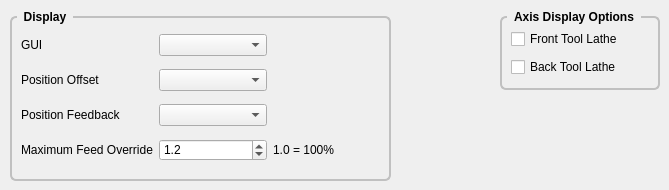
      <widget class="QWidget" name="display">
       <attribute name="title">
        <string>Display</string>
       </attribute>
       <widget class="QGroupBox" name="gridGroupBox">
        <property name="geometry">
         <rect>
          <x>500</x>
          <y>10</y>
          <width>160</width>
          <height>80</height>
         </rect>
        </property>
        <property name="styleSheet">
         <string notr="true">QGroupBox {
    font: bold;
    border: 2px solid silver;
    border-radius: 6px;
    margin-top: 6px;
}

QGroupBox::title {
    subcontrol-origin: margin;
    left: 7px;
    padding: 0px 5px 0px 5px;
}</string>
        </property>
        <property name="title">
         <string>Axis Display Options</string>
        </property>
        <layout class="QGridLayout" name="gridLayout_32">
         <item row="0" column="0">
          <widget class="QCheckBox" name="frontToolLatheCB">
           <property name="text">
            <string>Front Tool Lathe</string>
           </property>
          </widget>
         </item>
         <item row="1" column="0">
          <widget class="QCheckBox" name="backToolLatheCB">
           <property name="text">
            <string>Back Tool Lathe</string>
           </property>
          </widget>
         </item>
        </layout>
       </widget>
       <widget class="QGroupBox" name="gridGroupBox">
        <property name="geometry">
         <rect>
          <x>10</x>
          <y>10</y>
          <width>381</width>
          <height>171</height>
         </rect>
        </property>
        <property name="styleSheet">
         <string notr="true">QGroupBox {
    font: bold;
    border: 2px solid silver;
    border-radius: 6px;
    margin-top: 6px;
}

QGroupBox::title {
    subcontrol-origin: margin;
    left: 7px;
    padding: 0px 5px 0px 5px;
}</string>
        </property>
        <property name="title">
         <string>Display</string>
        </property>
        <layout class="QGridLayout" name="gridLayout_47">
         <property name="leftMargin">
          <number>9</number>
         </property>
         <property name="topMargin">
          <number>9</number>
         </property>
         <property name="rightMargin">
          <number>9</number>
         </property>
         <property name="bottomMargin">
          <number>9</number>
         </property>
         <item row="1" column="1">
          <widget class="QComboBox" name="positionOffsetCB"/>
         </item>
         <item row="2" column="1">
          <widget class="QComboBox" name="positionFeedbackCB"/>
         </item>
         <item row="3" column="1">
          <widget class="QDoubleSpinBox" name="maxFeedOverrideSB">
           <property name="decimals">
            <number>1</number>
           </property>
           <property name="maximum">
            <double>2.000000000000000</double>
           </property>
           <property name="singleStep">
            <double>0.100000000000000</double>
           </property>
           <property name="value">
            <double>1.200000000000000</double>
           </property>
          </widget>
         </item>
         <item row="0" column="0">
          <widget class="QLabel" name="label_40">
           <property name="text">
            <string>GUI</string>
           </property>
          </widget>
         </item>
         <item row="1" column="0">
          <widget class="QLabel" name="label_41">
           <property name="text">
            <string>Position Offset</string>
           </property>
          </widget>
         </item>
         <item row="0" column="1">
          <widget class="QComboBox" name="guiCB"/>
         </item>
         <item row="2" column="0">
          <widget class="QLabel" name="label_42">
           <property name="text">
            <string>Position Feedback</string>
           </property>
          </widget>
         </item>
         <item row="3" column="0">
          <widget class="QLabel" name="label_9">
           <property name="text">
            <string>Maximum Feed Override</string>
           </property>
          </widget>
         </item>
         <item row="3" column="2">
          <widget class="QLabel" name="label_179">
           <property name="text">
            <string>1.0 = 100%</string>
           </property>
          </widget>
         </item>
        </layout>
       </widget>
      </widget>
